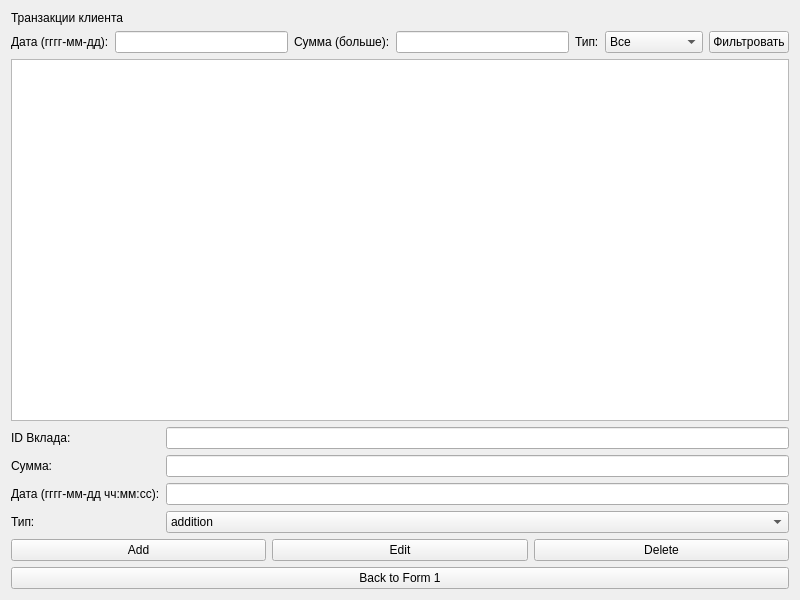
<?xml version="1.0" encoding="UTF-8"?>
<ui version="4.0">
 <class>SecondForm</class>
 <widget class="QWidget" name="SecondForm">
  <property name="geometry">
   <rect>
    <x>0</x>
    <y>0</y>
    <width>800</width>
    <height>600</height>
   </rect>
  </property>
  <property name="windowTitle">
   <string>Form 2 - Transactions</string>
  </property>
  <layout class="QVBoxLayout" name="verticalLayout">
   <item>
    <widget class="QLabel" name="label">
     <property name="text">
      <string>Транзакции клиента</string>
     </property>
    </widget>
   </item>
   <item>
    <layout class="QHBoxLayout" name="filterLayout">
     <item>
      <widget class="QLabel" name="labelDate">
       <property name="text">
        <string>Дата (гггг-мм-дд):</string>
       </property>
      </widget>
     </item>
     <item>
      <widget class="QLineEdit" name="filterDateEdit"/>
     </item>
     <item>
      <widget class="QLabel" name="labelAmount">
       <property name="text">
        <string>Сумма (больше):</string>
       </property>
      </widget>
     </item>
     <item>
      <widget class="QLineEdit" name="filterAmountEdit"/>
     </item>
     <item>
      <widget class="QLabel" name="labelType">
       <property name="text">
        <string>Тип:</string>
       </property>
      </widget>
     </item>
     <item>
      <widget class="QComboBox" name="filterTypeCombo">
       <item>
        <property name="text">
         <string>Все</string>
        </property>
       </item>
       <item>
        <property name="text">
         <string>addition</string>
        </property>
       </item>
       <item>
        <property name="text">
         <string>opening</string>
        </property>
       </item>
       <item>
        <property name="text">
         <string>closing</string>
        </property>
       </item>
       <item>
        <property name="text">
         <string>early closing</string>
        </property>
       </item>
      </widget>
     </item>
     <item>
      <widget class="QPushButton" name="btnFilter">
       <property name="text">
        <string>Фильтровать</string>
       </property>
      </widget>
     </item>
    </layout>
   </item>
   <item>
    <widget class="QTableWidget" name="transactionTable"/>
   </item>
   <item>
    <layout class="QFormLayout" name="transactionFormLayout">
     <item row="0" column="0">
      <widget class="QLabel" name="labelDepositId">
       <property name="text">
        <string>ID Вклада:</string>
       </property>
      </widget>
     </item>
     <item row="0" column="1">
      <widget class="QLineEdit" name="depositIdEdit"/>
     </item>
     <item row="1" column="0">
      <widget class="QLabel" name="labelAmountEdit">
       <property name="text">
        <string>Сумма:</string>
       </property>
      </widget>
     </item>
     <item row="1" column="1">
      <widget class="QLineEdit" name="amountEdit"/>
     </item>
     <item row="2" column="0">
      <widget class="QLabel" name="labelDateEdit">
       <property name="text">
        <string>Дата (гггг-мм-дд чч:мм:сс):</string>
       </property>
      </widget>
     </item>
     <item row="2" column="1">
      <widget class="QLineEdit" name="dateEdit"/>
     </item>
     <item row="3" column="0">
      <widget class="QLabel" name="labelTypeEdit">
       <property name="text">
        <string>Тип:</string>
       </property>
      </widget>
     </item>
     <item row="3" column="1">
      <widget class="QComboBox" name="typeCombo">
       <item>
        <property name="text">
         <string>addition</string>
        </property>
       </item>
       <item>
        <property name="text">
         <string>opening</string>
        </property>
       </item>
       <item>
        <property name="text">
         <string>closing</string>
        </property>
       </item>
       <item>
        <property name="text">
         <string>early closing</string>
        </property>
       </item>
      </widget>
     </item>
    </layout>
   </item>
   <item>
    <layout class="QHBoxLayout" name="transactionButtonsLayout">
     <item>
      <widget class="QPushButton" name="btnAddTransaction">
       <property name="text">
        <string>Add</string>
       </property>
      </widget>
     </item>
     <item>
      <widget class="QPushButton" name="btnEditTransaction">
       <property name="text">
        <string>Edit</string>
       </property>
      </widget>
     </item>
     <item>
      <widget class="QPushButton" name="btnDeleteTransaction">
       <property name="text">
        <string>Delete</string>
       </property>
      </widget>
     </item>
    </layout>
   </item>
   <item>
    <widget class="QPushButton" name="btnBack">
     <property name="text">
      <string>Back to Form 1</string>
     </property>
    </widget>
   </item>
  </layout>
 </widget>
 <resources/>
 <connections/>
</ui>
